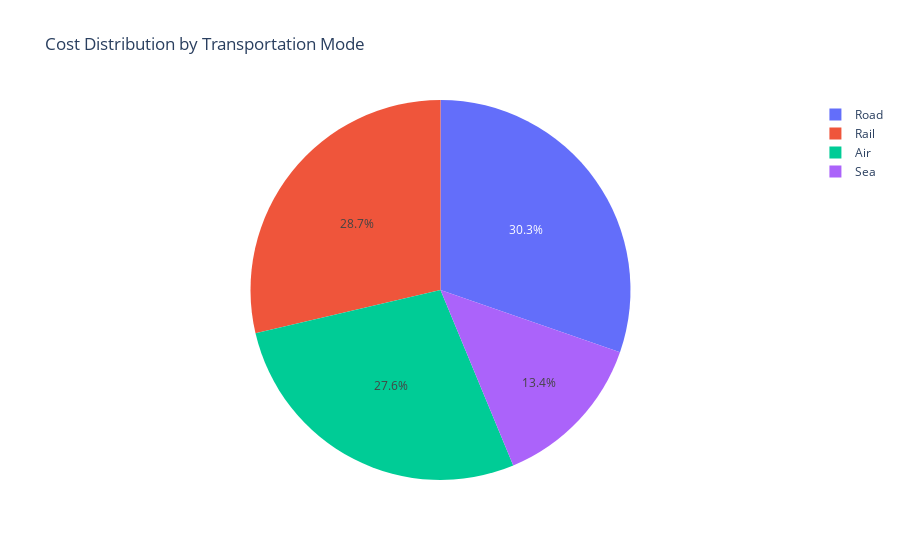

Notebook code cell kept with this figure:
### Markdown cell above
Find out the cost distribution by transportation mode.

### Code cell
fig7 = px.pie(data, names="Transportation modes", values="Costs",
              title="Cost Distribution by Transportation Mode")
fig7.show()

### Figure 1 — Plotly figure (JSON) as saved in the notebook; plotly's stock layout.template omitted (floating-point values rounded to 4 significant figures)
{"data": [{"domain": {"x": [0, 1], "y": [0, 1]}, "hovertemplate": "Transportation modes=%{label}<br>Costs=%{value}<extra></extra>", "labels": ["Road", "Road", "Air", "Rail", "Air", "Road", "Sea", "Road", "Sea", "Rail", "Road", "Air", "Road", "Road", "Air", "Sea", "Air", "Air", "Sea", "Road", "Air", "Air", "Rail", "Rail", "Air", "Road", "Rail", "Sea", "Air", "Road", "Road", "Rail", "Road", "Sea", "Road", "Sea", "Air", "Sea", "Air", "Air", "Road", "Sea", "Road", "Air", "Rail", "Rail", "Road", "Rail", "Rail", "Rail", "Rail", "Road", "Air", "Air", "Road", "Sea", "Air", "Rail", "Road", "Air", "Rail", "Air", "Sea", "Sea", "Air", "Rail", "Road", "Sea", "Rail", "Air", "Road", "Road", "Rail", "Road", "Rail", "Air", "Rail", "Road", "Sea", "Air", "Sea", "Rail", "Road", "Road", "Air", "Road", "Rail", "Sea", "Sea", "Rail", "Rail", "Rail", "Rail", "Air", "Rail", "Air", "Road", "Road", "Rail", "Rail"], "legendgroup": "", "name": "", "showlegend": true, "type": "pie", "values": [187.8, 503.1, 141.9, 254.8, 923.4, 235.5, 134.4, 802.1, 505.6, 995.9, 806.1, 126.7, 403.0, 547.2, 929.2, 127.9, 865.5, 670.9, 593.5, 477.3, 493.9, 523.4, 205.6, 196.3, 758.7, 458.5, 617.9, 762.5, 123.4, 764.9, 880.1, 609.4, 761.2, 371.3, 510.4, 553.4, 403.8, 183.9, 339.7, 653.7, 529.8, 275.5, 635.7, 716.0, 610.5, 495.3, 380.4, 581.6, 768.7, 336.9, 496.2, 695.0, 602.9, 750.7, 814.1, 323.0, 832.2, 482.2, 110.4, 312.6, 430.2, 164.4, 320.8, 687.3, 771.2, 555.9, 393.8, 169.3, 299.7, 207.7, 183.3, 405.2, 677.9, 866.5, 341.6, 873.1, 997.4, 852.6, 323.6, 351.5, 787.8, 276.8, 590.0, 683.0, 465.5, 842.7, 264.3, 879.4, 103.9, 517.5, 990.1, 996.8, 230.1, 823.5, 846.7, 778.9, 188.7, 540.1, 882.2, 210.7]}], "layout": {"legend": {"tracegroupgap": 0}, "title": {"text": "Cost Distribution by Transportation Mode"}}}
